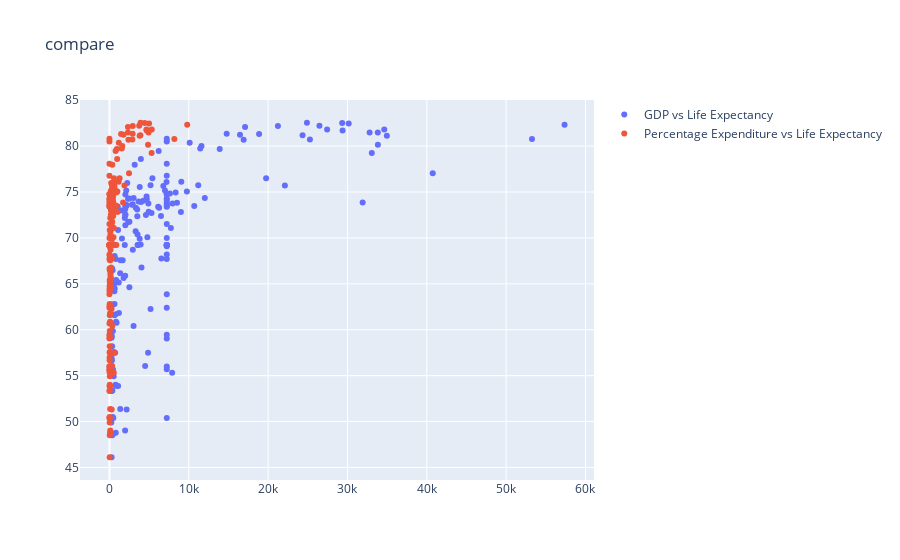

The code cell stored with this chart in its notebook:
### Code cell
trace_1=go.Scatter(
    x=df['GDP'],
    y=df['Life expectancy '],
    mode="markers",
    name= 'GDP vs Life Expectancy'
)
trace_2=go.Scatter(
    x=df['percentage expenditure'],
    y=df['Life expectancy '],
    mode="markers",
    name= 'Percentage Expenditure vs Life Expectancy'
)
data_vis=[trace_1 ,trace_2]

layout= dict(
        title="compare"
)
fig = dict(data=data_vis,layout=layout)
iplot(fig,filename="hello")

### Figure 1 — Plotly figure (JSON) as saved in the notebook; plotly's stock layout.template omitted (floating-point values rounded to 4 significant figures; data arrays with more than 128 entries replaced by an {"elided": "..."} marker saying what was removed)
{"data": [{"mode": "markers", "name": "GDP vs Life Expectancy", "type": "scatter", "x": {"elided": "193 float values"}, "y": {"elided": "193 float values"}}, {"mode": "markers", "name": "Percentage Expenditure vs Life Expectancy", "type": "scatter", "x": {"elided": "193 float values"}, "y": {"elided": "193 float values"}}], "layout": {"title": {"text": "compare"}}}
